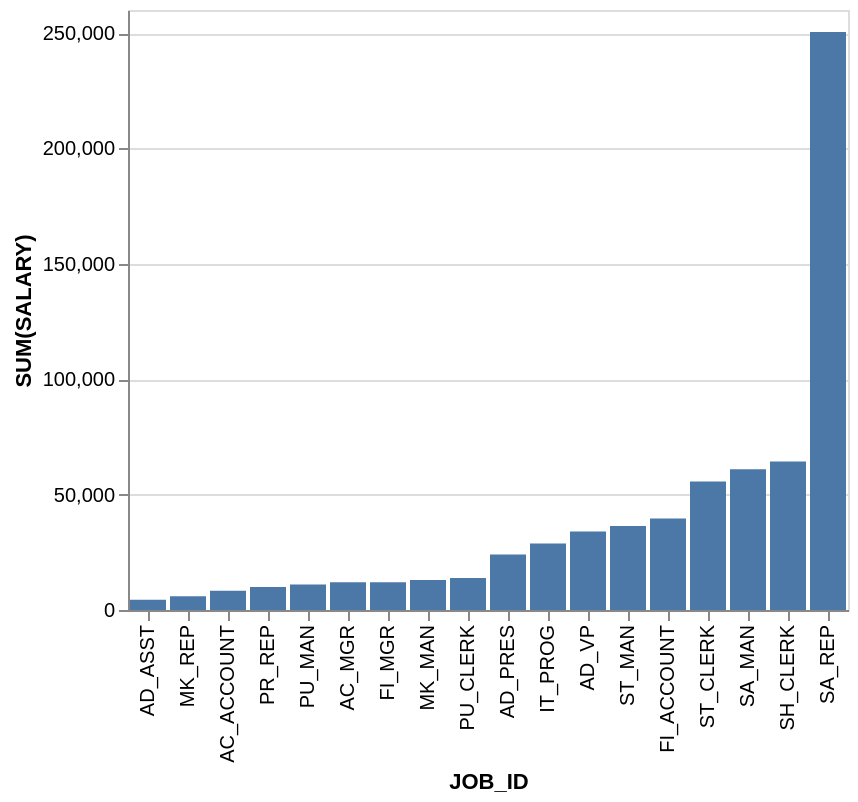

The Vega-Lite source for this figure:
### Vega-Lite specification from a JSON file in a GitHub repository (floating-point values rounded to 4 significant figures)
{"data": {"values": [{"x_data": "AD_ASST", "y_data": 4400}, {"x_data": "MK_REP", "y_data": 6000}, {"x_data": "AC_ACCOUNT", "y_data": 8300}, {"x_data": "PR_REP", "y_data": 10000}, {"x_data": "PU_MAN", "y_data": 11000}, {"x_data": "AC_MGR", "y_data": 12000}, {"x_data": "FI_MGR", "y_data": 12000}, {"x_data": "MK_MAN", "y_data": 13000}, {"x_data": "PU_CLERK", "y_data": 13900}, {"x_data": "AD_PRES", "y_data": 24000}, {"x_data": "IT_PROG", "y_data": 28800}, {"x_data": "AD_VP", "y_data": 34000}, {"x_data": "ST_MAN", "y_data": 36400}, {"x_data": "FI_ACCOUNT", "y_data": 39600}, {"x_data": "ST_CLERK", "y_data": 55700}, {"x_data": "SA_MAN", "y_data": 61000}, {"x_data": "SH_CLERK", "y_data": 64300}, {"x_data": "SA_REP", "y_data": 250500}]}, "mark": "bar", "encoding": {"x": {"field": "x_data", "type": "nominal", "title": "JOB_ID", "sort": {"op": "sum", "field": "y_data", "order": "ascending"}}, "y": {"field": "y_data", "type": "quantitative", "title": "SUM(SALARY)"}}}
